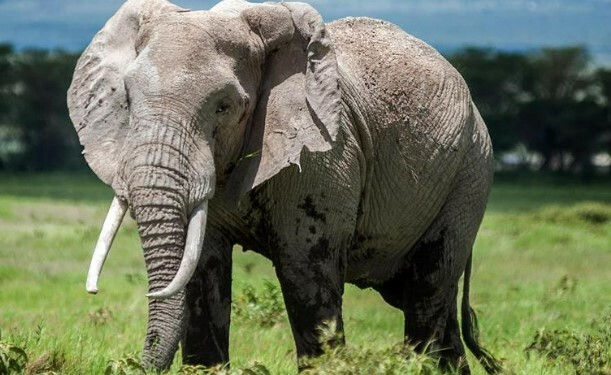
#> input picture Edge Linking (Local Processing, Global Processing/fel.jpg, 611 x 375 px
$ python 'Edge Linking (Local Processing, Global Processing.py'
#> lines starting #> are read from the running program, lines starting #| are printed output that depends on the picture; after the words box and inside, x2 and y2 are one past the last pixel; in counts of white or black regions, pixels touching at a corner belong together
import cv2
import numpy as np

image = cv2.imread('fel.jpg')
#> image is the input picture: shape (375, 611, 3); mean B, G, R 89.8, 113.1, 105.3
gray = cv2.cvtColor(image, cv2.COLOR_BGR2GRAY)
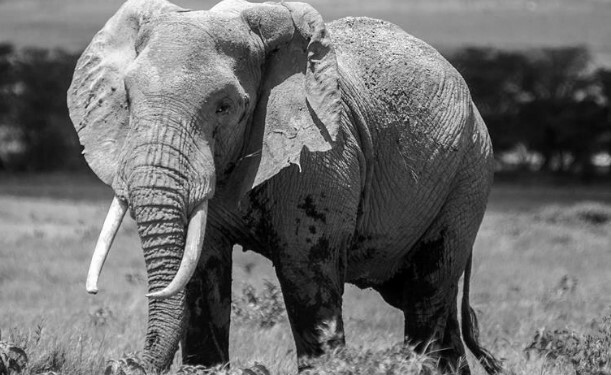
#> gray: shape (375, 611); min 0, max 255, mean 108.1
edges = cv2.Canny(gray, 50, 150, apertureSize=3)
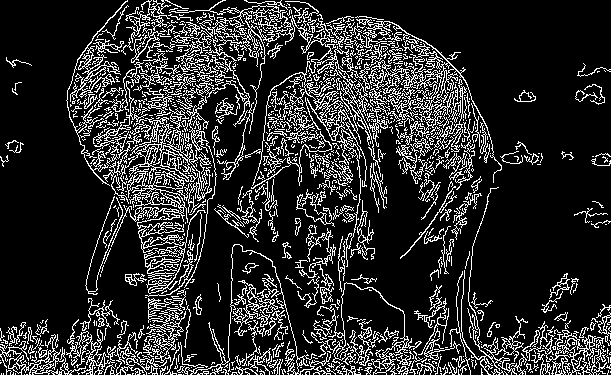
#> edges: shape (375, 611); 17.3% white in thin lines or dots

kernel = np.ones((3, 3), np.uint8)
dilated_edges = cv2.dilate(edges, kernel, iterations=1)
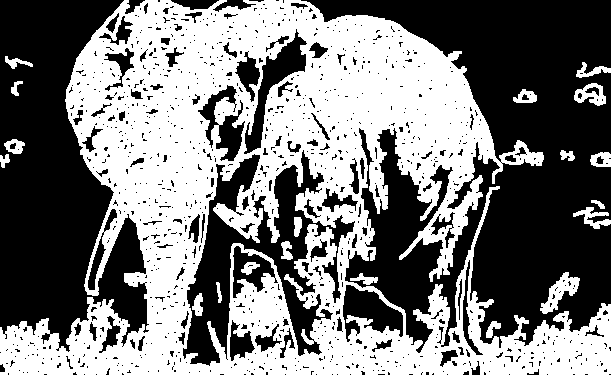
#> dilated_edges: shape (375, 611); 48% white; 20 white regions

contours, _ = cv2.findContours(dilated_edges, cv2.RETR_EXTERNAL, cv2.CHAIN_APPROX_SIMPLE)
#> contours = 15 contours; largest, box (x1, y1, x2, y2) and area: (0, 0, 611, 375) 134292, (540, 272, 580, 314) 625, (574, 83, 606, 106) 436, (573, 207, 611, 229) 269, (590, 152, 611, 167) 238
image_with_contours = image.copy()
cv2.drawContours(image_with_contours, contours, -1, (0, 255, 0), 2)
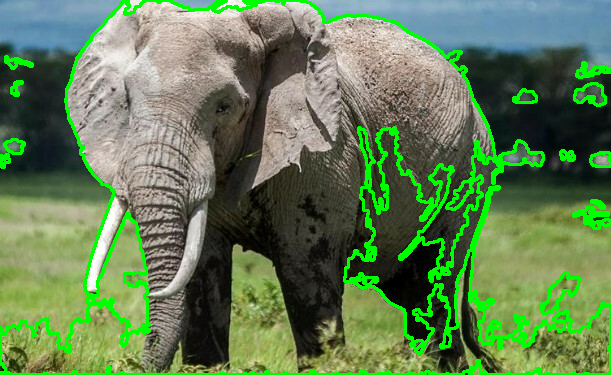
#> image_with_contours: shape (375, 611, 3); 8.55% of pixels changed, all inside (x1, y1, x2, y2) = (0, 0, 611, 375)

cv2.imshow('Edge Linking Result', image_with_contours)
cv2.waitKey(0)
cv2.destroyAllWindows()
